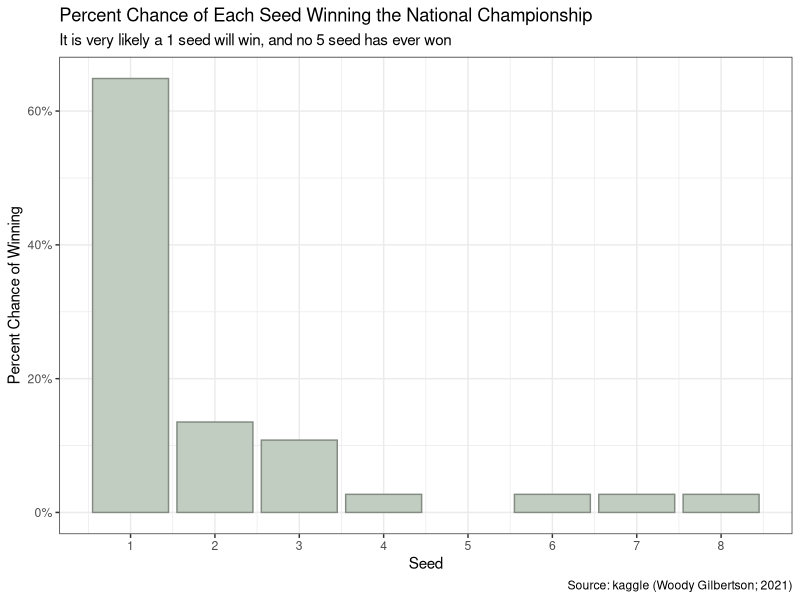

R code for this plot:
## ---- chunk 1
knitr::opts_chunk$set(echo = TRUE)
library(tidyverse)
library(knitr)
library(dplyr)
library(ggthemes)
## ---- chunk 2
# Rows are still repeating, I have 24 rows where WSEED = 1, and so forth. Making a tibble to fix this.

joined_data <- tribble(~WSEED, ~times_won, 
        1, 24,
        2, 5,
        3, 4,
        4, 1,
        6, 1,
        7, 1,
        8, 1)
## ---- chunk 3
mm_data <- read_csv(file = "data_cleaned.csv")

# 2022 data

last_year <- tribble(~WSEED, ~times_won,
        1, 1)

# filter data

data <- mm_data |>
  filter(ROUND == 6) |>
  group_by(WSEED) |>
  summarize(times_won = sum(WSEED) / WSEED)

# join to 2022 data

combined <- full_join(data, last_year)

# above command did not add in the row, it kept it separate. Now combining the rows

combined |> 
  group_by(WSEED) |> 
  summarize(times_won = sum(WSEED) / WSEED)


# graphing

joined_data |> 
  ggplot(aes(x = WSEED, y = times_won / 37)) + 
    geom_col(color = "honeydew4", fill = "honeydew3") + 
    scale_x_continuous(breaks = c(1, 2, 3, 4, 5, 6, 7, 8)) +
  scale_y_continuous(labels = scales::percent_format()) + 
  theme_bw() + 
  labs(title = "Percent Chance of Each Seed Winning the National Championship", 
       subtitle = "It is very likely a 1 seed will win, and no 5 seed has ever won", 
       x = "Seed", 
       y = "Percent Chance of Winning",
       caption = "Source: kaggle (Woody Gilbertson; 2021)")


  
